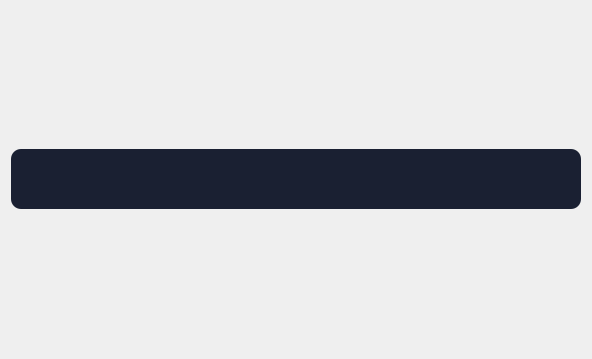
<?xml version="1.0" encoding="UTF-8"?>
<ui version="4.0">
 <class>Form</class>
 <widget class="QWidget" name="Form">
  <property name="geometry">
   <rect>
    <x>0</x>
    <y>0</y>
    <width>592</width>
    <height>359</height>
   </rect>
  </property>
  <property name="windowTitle">
   <string>Form</string>
  </property>
  <layout class="QGridLayout" name="gridLayout">
   <item row="0" column="0">
    <widget class="QFrame" name="lineFrame">
     <property name="sizePolicy">
      <sizepolicy hsizetype="Preferred" vsizetype="Preferred">
       <horstretch>0</horstretch>
       <verstretch>0</verstretch>
      </sizepolicy>
     </property>
     <property name="minimumSize">
      <size>
       <width>0</width>
       <height>60</height>
      </size>
     </property>
     <property name="maximumSize">
      <size>
       <width>16777215</width>
       <height>60</height>
      </size>
     </property>
     <property name="styleSheet">
      <string notr="true">background-color: rgb(26, 32, 50);
border-radius: 10px;
</string>
     </property>
     <property name="frameShape">
      <enum>QFrame::StyledPanel</enum>
     </property>
     <property name="frameShadow">
      <enum>QFrame::Raised</enum>
     </property>
     <layout class="QHBoxLayout" name="horizontalLayout">
      <property name="spacing">
       <number>0</number>
      </property>
      <property name="leftMargin">
       <number>10</number>
      </property>
      <property name="topMargin">
       <number>0</number>
      </property>
      <property name="rightMargin">
       <number>10</number>
      </property>
      <property name="bottomMargin">
       <number>0</number>
      </property>
      <item>
       <widget class="QLineEdit" name="textEdit">
        <property name="minimumSize">
         <size>
          <width>0</width>
          <height>60</height>
         </size>
        </property>
        <property name="maximumSize">
         <size>
          <width>16777215</width>
          <height>100</height>
         </size>
        </property>
        <property name="font">
         <font>
          <weight>75</weight>
          <bold>true</bold>
         </font>
        </property>
        <property name="styleSheet">
         <string notr="true">QLineEdit
{
color: rgb(255, 255, 255);
border-radius: 10px;
text-align: center;
padding: 10px;
}
</string>
        </property>
        <property name="text">
         <string/>
        </property>
        <property name="readOnly">
         <bool>true</bool>
        </property>
        <property name="cursorMoveStyle">
         <enum>Qt::LogicalMoveStyle</enum>
        </property>
        <property name="clearButtonEnabled">
         <bool>false</bool>
        </property>
       </widget>
      </item>
      <item>
       <widget class="QPushButton" name="editButton">
        <property name="minimumSize">
         <size>
          <width>0</width>
          <height>0</height>
         </size>
        </property>
        <property name="maximumSize">
         <size>
          <width>35</width>
          <height>35</height>
         </size>
        </property>
        <property name="toolTip">
         <string>Edit item</string>
        </property>
        <property name="styleSheet">
         <string notr="true">QPushButton
{
background-color: rgb(26, 32, 50);
color: rgb(255, 255, 255);
border-radius: 10px;
text-align: center;
padding: 10px;
}

QPushButton:hover
{
background-color: rgb(36, 42, 59);
color: rgb(255, 255, 255);
border-radius: 10px;
text-align: center;
padding: 10px;
}

QPushButton:checked
{
color: rgb(255, 255, 255);
border-radius: 10px;
text-align: center;
padding: 10px;
background-color: rgb(47, 55, 77);
}
</string>
        </property>
        <property name="text">
         <string/>
        </property>
        <property name="icon">
         <iconset>
          <activeoff>:/icons/images/edit.ico</activeoff>
         </iconset>
        </property>
        <property name="iconSize">
         <size>
          <width>16</width>
          <height>16</height>
         </size>
        </property>
        <property name="checkable">
         <bool>false</bool>
        </property>
       </widget>
      </item>
      <item>
       <widget class="QPushButton" name="deleteButton">
        <property name="maximumSize">
         <size>
          <width>35</width>
          <height>35</height>
         </size>
        </property>
        <property name="toolTip">
         <string>Delete item</string>
        </property>
        <property name="styleSheet">
         <string notr="true">QPushButton
{
background-color: rgb(26, 32, 50);
color: rgb(255, 255, 255);
border-radius: 10px;
text-align: center;
padding: 10px;
}

QPushButton:hover
{
background-color: rgb(36, 42, 59);
color: rgb(255, 255, 255);
border-radius: 10px;
text-align: center;
padding: 10px;
}
</string>
        </property>
        <property name="text">
         <string/>
        </property>
        <property name="icon">
         <iconset>
          <activeoff>:/icons/images/delete.ico</activeoff>
         </iconset>
        </property>
        <property name="iconSize">
         <size>
          <width>20</width>
          <height>20</height>
         </size>
        </property>
       </widget>
      </item>
     </layout>
    </widget>
   </item>
  </layout>
 </widget>
 <resources>
  <include location="resource.qrc"/>
 </resources>
 <connections/>
</ui>
